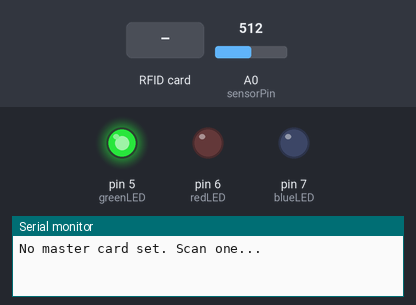
The sketch below on a simulated Arduino Uno, built with avr-gcc and run on an emulated ATmega328P. Shown: output pins drawn as LEDs (lit = HIGH), the last lines printed to the serial monitor. The test bench sets the inputs (shaded band); at power-on: A0 (sensorPin) = 512. EEPROM starts erased; pins used as bus, display or sensor lines are not drawn.

Above: at 1.2 s.
1.3 s: A0 (sensorPin) set to 586
2.8 s: A0 (sensorPin) set to 612
At 3.7 s:
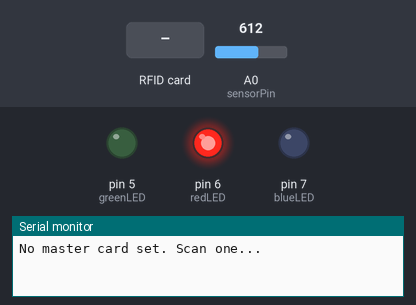
4.3 s: RFID card 5E 7A 19 C4 held to the reader
5.8 s: RFID card 5E 7A 19 C4 held to the reader
At 7.2 s:
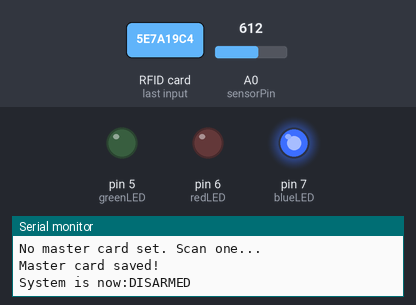
Timing chart, 0 to 8.8 s (numbered marks = the images above; inputs shaded):
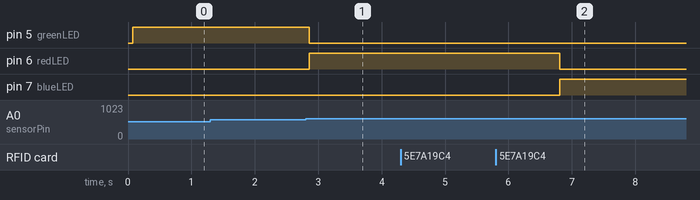

The sketch:

RFID_Distance.ino
```cpp
#include <SPI.h>
#include <MFRC522.h>
#include <EEPROM.h>

#define SS_PIN 10
#define RST_PIN 9

MFRC522 rfid(SS_PIN, RST_PIN); // You need the library "MFRC522" by GithubCommunity installed.

int sensorPin = A0;

int greenLED = 5;
int redLED = 6;
int blueLED = 7;

bool systemArmed = true;

byte masterUID[4];
bool masterSet = false;

void setup() {
  Serial.begin(9600);
  SPI.begin();
  rfid.PCD_Init();

  pinMode(greenLED, OUTPUT);
  pinMode(redLED, OUTPUT);
  pinMode(blueLED, OUTPUT);

  if (EEPROM.read(0) != 255) {
    for (int i = 0; i < 4; i++) {
      masterUID[i] = EEPROM.read(i);
    }
    masterSet = true;
    Serial.println("Master card loaded.");
  } else {
    Serial.println("No master card set. Scan one...");
  }
}

void loop() {

  if (rfid.PICC_IsNewCardPresent() && rfid.PICC_ReadCardSerial()) {
    if (!masterSet) {
      for (int i = 0; i < 4; i++) {
        masterUID[i] = rfid.uid.uidByte[i];
        EEPROM.write(i, masterUID[i]);
      }
      masterSet = true;

      Serial.println("Master card saved!");
      delay(1000);
      return;
    }

    bool match = true;
    for (int i=0; i<4; i++) {
      if (rfid.uid.uidByte[i] != masterUID[i]) {
        match = false;
        break;
      }
    }

    if (match) {
      systemArmed = !systemArmed;

      Serial.print("System is now:");
      Serial.println(systemArmed ? "ARMED" : "DISARMED");
    } else {
      Serial.println("Access denied.");
    }

    delay(1000);
  }

  int sensorValue = analogRead(sensorPin);
  sensorValue = (sensorValue + analogRead(sensorPin)) / 2;

  if (!systemArmed) {
    digitalWrite(blueLED, HIGH);
    digitalWrite(redLED, LOW);
    digitalWrite(greenLED, LOW);
  } else {
    digitalWrite(blueLED, LOW);

    if (sensorValue < 600) {
      digitalWrite(greenLED, HIGH);
      digitalWrite(redLED, LOW);
    } else {
      digitalWrite(greenLED, LOW);
      digitalWrite(redLED, HIGH);
    }
  }

  delay(50);
}
```

Measured:
- the behaviour switches between 599 and 600 on A0 (sensorPin) (found by bisection; images 0 and 1)
- after the input at 1.3 s, every drawn part: stays the same
- after the input at 2.8 s, pin 5 (greenLED): HIGH → LOW after 0.06 s; pin 6 (redLED): LOW → HIGH after 0.06 s
- after the input at 5.8 s, pin 6 (redLED): HIGH → LOW after 1.0 s; pin 7 (blueLED): LOW → HIGH after 1.0 s
